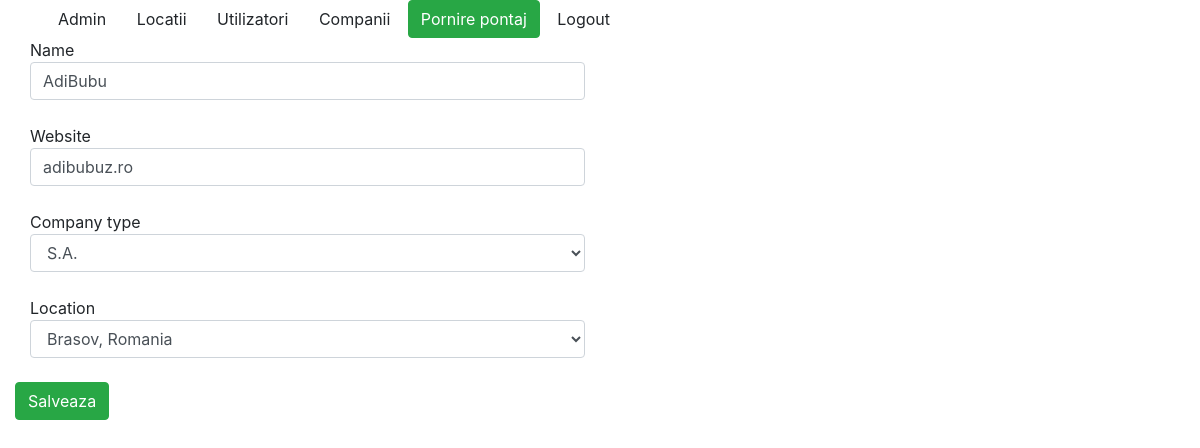
The page /companies/2/modificare/ (signed in) on the database its author committed.
### aplicatie2/models.py (models this page shows, shortened)
class Companies(models.Model):
    company_choices = (('SRL', 'S.R.L.'),
                       ('SA', 'S.A.'))
    name = models.CharField(max_length=100)
    website = models.CharField(max_length=50)
    company_type = models.CharField(max_length=5, choices=company_choices)
    active = models.BooleanField(default=True)
    location = models.ForeignKey(Location, on_delete=models.CASCADE)

### aplicatie2/views.py (the view, shortened to what this page needs)
# urls.py: path('<int:pk>/modificare/', views.UpdateCompanyView.as_view(), name='modificare'),
class UpdateCompanyView(LoginRequiredMixin, UpdateView):
    model = Companies
    form_class = CompanyForm
    template_name = 'aplicatie1/location_form.html'
    def get_form_kwargs(self):
        data = super(UpdateCompanyView, self).get_form_kwargs()
        data.update({'pk': self.kwargs['pk']})
        return data

### aplicatie2/forms.py (shortened to what this page needs)
class CompanyForm(forms.ModelForm):
    class Meta:
        model = Companies
        fields = ['name', 'website', 'company_type', 'location']
        widgets = {
            'name': TextInput(attrs={'placeholder': 'Name value', 'class': 'form-control'}),
            'website': TextInput(attrs={'placeholder': 'Website value', 'class': 'form-control'}),
        }
    location = forms.ModelChoiceField(
        queryset=Location.objects.all(),
        widget=forms.Select(attrs={'class': 'form-control'}),
        help_text="Choose the location for the company",
        label="Location",  # Schimbarea etichetei câmpului
        empty_label="Select a location"  # Modificarea textului implicit pentru opțiunea de selecție
    )
    company_type = forms.TypedChoiceField(
        choices=company_choices,
        widget=forms.Select(attrs={'class': 'form-control'}),
    )
    def __init__(self, pk, *args, **kwargs):
        super(CompanyForm, self).__init__(*args, **kwargs)
        self.pk = pk

### aplicatie1/models.py (called while the page is built)
    def __str__(self):
        return f"{self.city}, {self.country}"

### django_project/context_processors.py (called while the page is built)
def is_ready_to_work(request):
    if request.user.is_authenticated:
        if Pontaj.objects.filter(user_id=request.user.id, end_date=None).exists():
            return {'ready_to_work': False}
        return {'ready_to_work': True}
    return {} #nu suntem autentificati inca

### templates/aplicatie1/location_form.html (shortened to what this page needs)
{% extends 'base.html' %}
{% block content %}
    <div class = "col-md-12">
        <form method = "POST">
            {% for field in form %}
                <div class = "col-md-6">{{ field.label }} {{ field }} {{ field.errors }}</div><br>
            {% endfor %}
        <button type = "submit" class = "btn btn-success">Salveaza</button>
        </form>
    </div>
{% endblock %}

### rows shown on the page
Companies: form "AdiBubu" "adibubuz.ro" "S.A." "Brasov, Romania"

### other values the page prints
{{ field.label }} "Name" "Website" "Company type" "Location"
